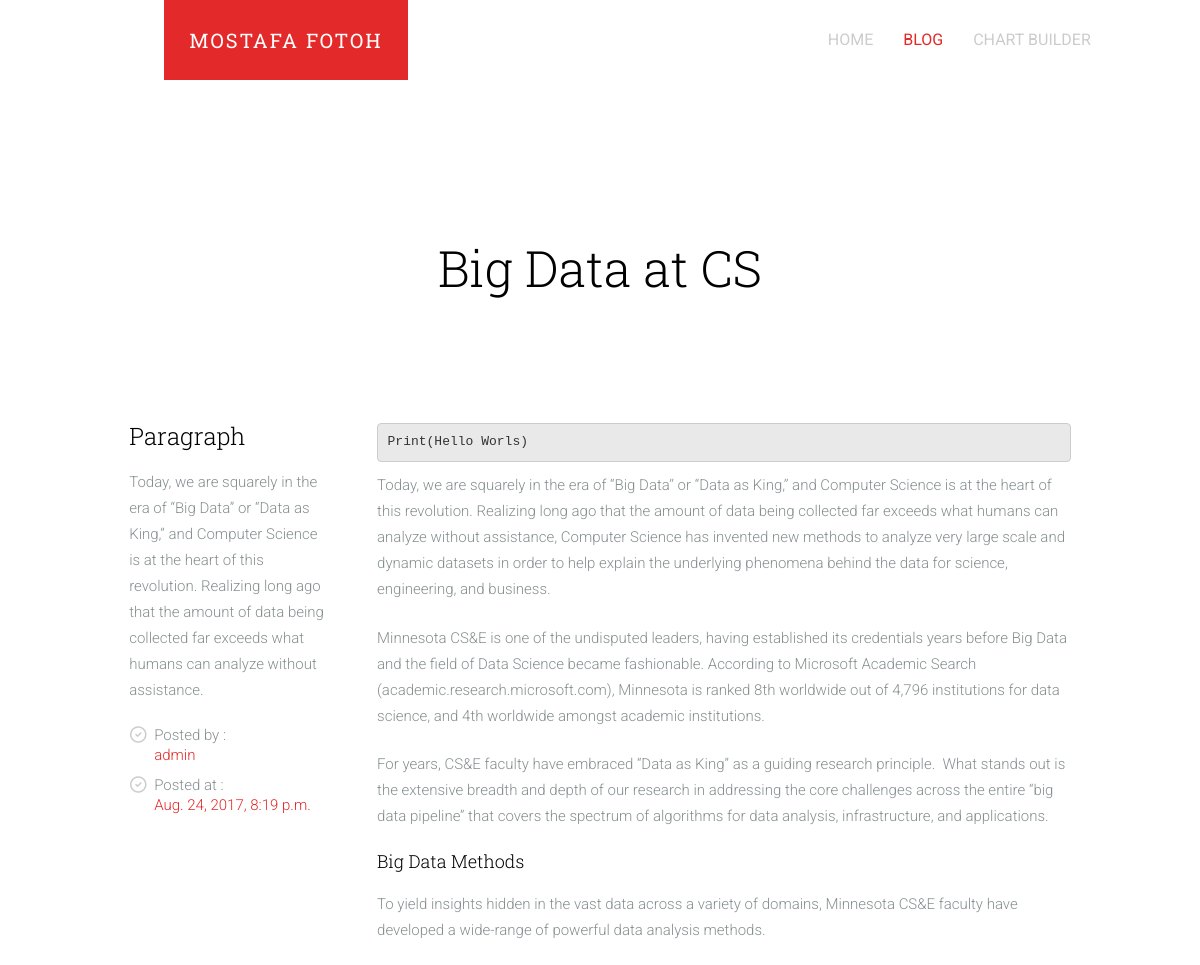
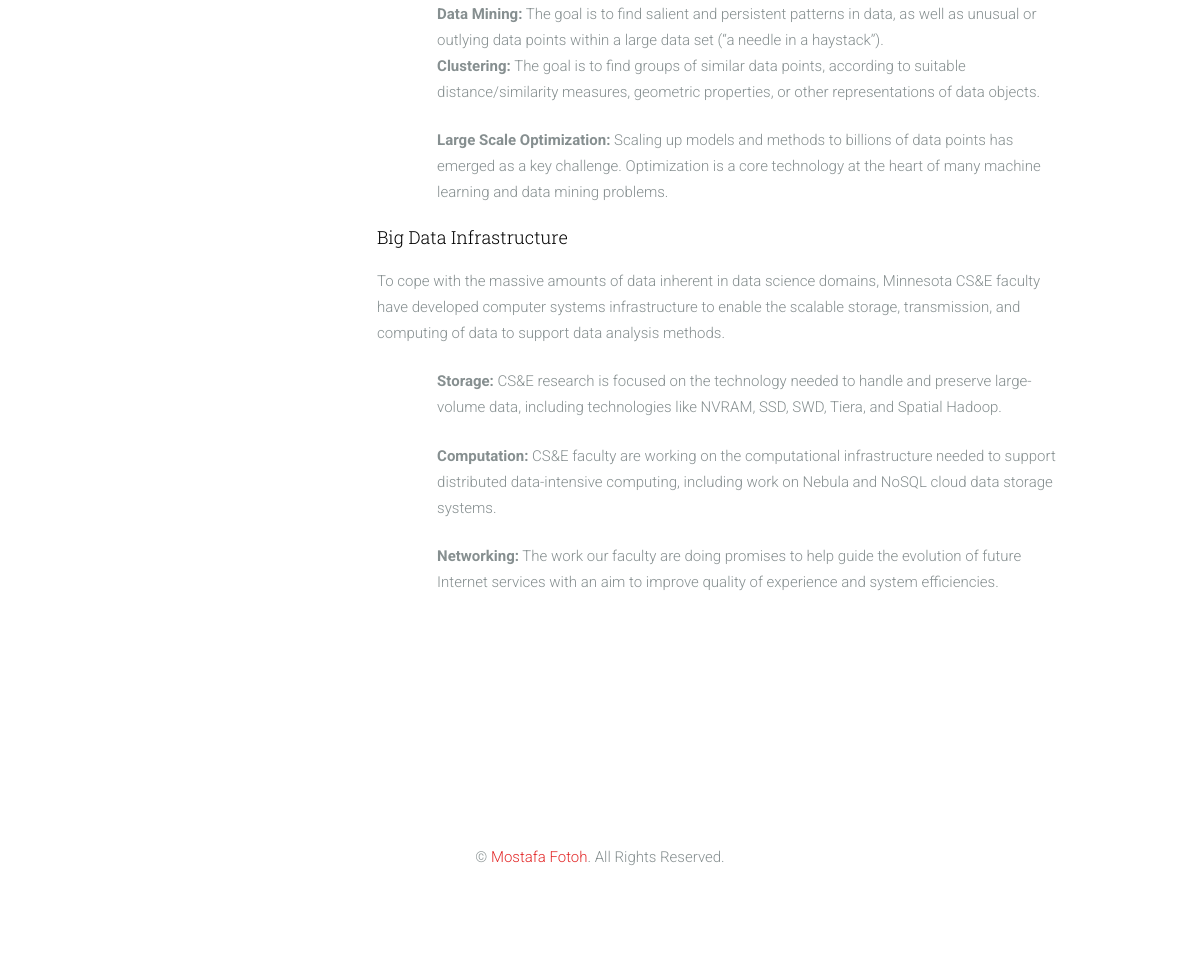
/blog/2017/08/24/big-data-at-cs/, run on the app's committed database (2 pictures, top to bottom).
### blog/models.py (models this page shows, shortened)
class Post(models.Model):
    STATUS_CHOICES = (
        ('draft','Draft'),
        ('published','Published'),
    )
    title = models.CharField(max_length = 250)
    slug = models.SlugField(max_length = 250,unique_for_date='publish')
    author = models.ForeignKey(User,related_name='blog_posts')
    intro = models.TextField(max_length=250,default="")
    body = FroalaField()
    publish = models.DateTimeField(default=timezone.now)
    created = models.DateTimeField(auto_now_add=True)
    updated = models.DateTimeField(auto_now=True)
    status = models.CharField(max_length=10,choices=STATUS_CHOICES,default='draft')
    objects = models.Manager()
    published = PublishedManager()
    class Meta :
        ordering=('-publish',)

### blog/views.py (the view)
# urls.py: url(r'^(?P<year>\d{4})/(?P<month>\d{2})/(?P<day>\d{2})/(?P<post>[-\w]+)/$',views.post_detail,name='post_detail'),
def post_detail (request,year,month,day,post):
    post = get_object_or_404(Post,slug=post,
                                  status ='published',
                                  publish__year = year,
                                  publish__month = month,
                                  publish__day = day)
    return render(request,'post.html',{'post':post})

### templates/post.html (shortened to what this page needs)
<!DOCTYPE html>
{% load staticfiles %}
{% load addthis %}
<html class="no-js">
<head>
	<link rel="stylesheet" href="{% static 'css/animate.css' %}">
	<link rel="stylesheet" href="{% static 'css/icomoon.css' %}">
	<link rel="stylesheet" href="{% static 'css/simple-line-icons.css' %}">
	<link rel="stylesheet" href="{% static 'css/style.css' %}">
</head>
<body>
	<header id="fh5co-header" role="banner">
		<nav class="navbar navbar-default" role="navigation">
			<div class="container">
				<div class="row">
					<div class="col-md-10 col-md-offset-1">
						<div class="navbar-header">
							<a class="navbar-brand" href="{% url 'index' %}">Mostafa Fotoh</a>
						</div>
						<div id="fh5co-navbar" class="navbar-collapse collapse">
							<ul class="nav navbar-nav navbar-right">
								<li><a href="{% url 'index' %}"><span>Home </span></a></li>
								<li class="active"><a href="{% url 'blog:blog' %}"><span>Blog</span></a></li>
								<li><a href="#"><span>Chart Builder</span></a></li>
							</ul>
						</div>
					</div>
				</div>
			</div>
		</nav>
	</header>
	<div id="fh5co-main">
		<div class="fh5co-intro text-center">
			<div class="container">
				<div class="row">
					<div class="col-md-8 col-md-offset-2">
						<h1 class="intro-lead">{{post.title}}</h1>
					</div>
				</div>
			</div>
		</div>
		<div id="fh5co-content">
			<div class="container">
				<div class="row">
					<div class="col-md-10 col-md-offset-1">
						<div class="row">
							<div class="col-md-3 animate-box">
								<h3>Paragraph</h3>
								<p>{{post.intro}}</p>
								<ul class="fh5co-list-check">
									<li>Posted by :<br> <a href="#">{{post.author}}</a></li>
									<li>Posted at :<br> <a href="#">{{post.publish}}</a></li>
								</ul>
							</div>
							<div class="col-md-9 animate-box">
								{{post.body|safe}}
							</div>
						</div>
					</div>
				</div>
			</div>
		</div>
	</div>
	<footer id="fh5co-footer">
		<div class="container">
			<div class="row">
				<div class="col-md-10 col-md-offset-1 text-center">
					<p>&copy; <a href="#">Mostafa Fotoh</a>. All Rights Reserved. </p>
				</div>
			</div>
		</div>
	</footer>
</body>
</html>

### data on the page
Post: title "Big Data at CS", intro "Today, we are squarely in the era of “Big Data’’ or “Data as King,’’ and Computer Science is at the heart of this revolution. Realizing long ago that the amount of data being collected far exceeds what humans can analyze without assistance.", author "admin", publish "Aug. 24, 2017, 8:19 p.m.", body "Print(Hello Worls) Today, we are squarely in the era of “Big Data’’ or “Data as King,’’ and Computer Science is at the heart of this revolution. Realizing long ago that the amount of data being collected far exceeds what humans can analyze without assistance, Computer Science has invented new methods to analyze very large scale and dynamic datasets in order to help explain the underlying phenomena behind the data for science, engineering, and business. Minnesota CS&E is one of the undisputed leaders, having established its credentials years before Big Data and the field of Data Science became fashionable. According to Microsoft Academic Search (academic.research.microsoft.com), Minnesota is…"
